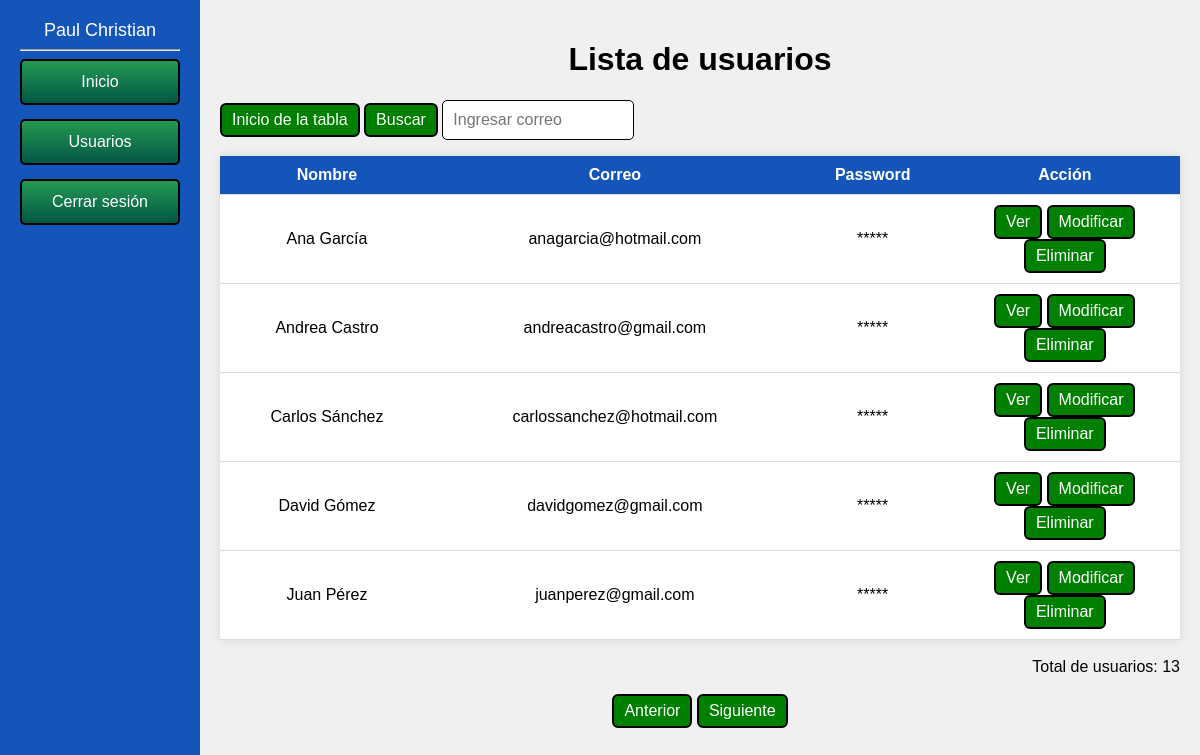
Screenshot of /proyecto2/LoginCrud1/usuarios_tabla.php (signed in) with the database file from the repository.
### tables this page shows
CREATE TABLE `usuarios` (
  `nom` varchar(50) NOT NULL,
  `correo` varchar(50) NOT NULL,
  `pass` varchar(50) NOT NULL
);

### proyecto2/LoginCrud1/usuarios_tabla.php (the view, shortened to what this page needs)
<?php
include('conexion.php');
include("barra_lateral.php");
?>
<html>
<body>
<div class="ContenedorPrincipal">
<?php
    $filasmax = 5;
    if (isset($_GET['pag']))
	{
        $pagina = $_GET['pag'];
    } else
	{
        $pagina = 1;
    }
 if(isset($_POST['btnbuscar']))
{
$buscar = $_POST['txtbuscar'];
 $sqlusu = mysqli_query($conn, "SELECT * FROM usuarios where correo = '".$buscar."'");
}
else
{
 $sqlusu = mysqli_query($conn, "SELECT * FROM usuarios ORDER BY nom ASC LIMIT " . (($pagina - 1) * $filasmax)  . "," . $filasmax);
}
    $resultadoMaximo = mysqli_query($conn, "SELECT count(*) as num_usuarios FROM usuarios");
    $maxusutabla = mysqli_fetch_assoc($resultadoMaximo)['num_usuarios'];
    ?>
	<div class="ContenedorTabla" >
	<form method="POST">
	<h1>Lista de usuarios</h1>
	<div style="text-align:left">
	<a href="usuarios_tabla.php" class="BotonesUsuarios">Inicio de la tabla</a>
	<input class="BotonesUsuarios" type="submit" value="Buscar" name="btnbuscar">
	<input class="CajaTexto" type="text" name="txtbuscar"  placeholder="Ingresar correo" autocomplete="off" style='width:20%'>
	</div>
			</form>
    <table>
			<tr>
			<th>Nombre</th>
			<th>Correo</th>
            <th>Password</th>
			<th>Acción</th>
			</tr>
        <?php
        while ($mostrar = mysqli_fetch_assoc($sqlusu))
		{
            echo "<tr>";
            echo "<td>".$mostrar['nom']."</td>";
			echo "<td>".$mostrar['correo']."</td>";
			 echo "<td>*****</td>";
            echo "<td style='width:24%'>
			<a class='BotonesUsuarios' href=\"usuarios_ver.php?correo=$mostrar[correo]&pag=$pagina\">Ver</a>
			<a class='BotonesUsuarios' href=\"usuarios_modificar.php?correo=$mostrar[correo]&pag=$pagina\">Modificar</a>
			<a class='BotonesUsuarios' href=\"usuarios_eliminar.php?correo=$mostrar[correo]&pag=$pagina\" onClick=\"return confirm('¿Estás seguro de eliminar a $mostrar[nom]?')\">Eliminar</a>
			</td>";
        }
        ?>
    </table>
	<div style='text-align:right'>
	<br>
	<?php echo "Total de usuarios: ".$maxusutabla;?>
	</div>
	</div>
<div style='text-align:right'>
<br>
</div>
<div style="text-align:center">
<?php
if (isset($_GET['pag'])) {
if ($_GET['pag'] > 1) {
 ?>
<a class="BotonesUsuarios" href="usuarios_tabla.php?pag=<?php echo $_GET['pag'] - 1; ?>">Anterior</a>
<?php
}
else
{
?>
<a class="BotonesUsuarios" href="#" style="pointer-events: none">Anterior</a>
<?php
}
?>
 <?php
}
else
{
?>
<a class="BotonesUsuarios" href="#" style="pointer-events: none">Anterior</a>
<?php
}
if (isset($_GET['pag'])) {
if ((($pagina) * $filasmax) < $maxusutabla) {
?>
<a class="BotonesUsuarios" href="usuarios_tabla.php?pag=<?php echo $_GET['pag'] + 1; ?>">Siguiente</a>
<?php
} else {
?>
<a class="BotonesUsuarios" href="#" style="pointer-events: none">Siguiente</a>
<?php
}
?>
<?php
} else {
?>
<a class="BotonesUsuarios" href="usuarios_tabla.php?pag=2">Siguiente</a>
<?php
}
?>
</div>
</div>
</body>
</html>

### proyecto2/LoginCrud1/barra_lateral.php (shortened to what this page needs)
<?php
include('conexion.php');
if(isset($_SESSION['usuarioingresando']))
{
$usuarioingresado = $_SESSION['usuarioingresando'];
$buscandousu = mysqli_query($conn,"SELECT * FROM usuarios WHERE correo = '".$usuarioingresado."'");
$mostrar=mysqli_fetch_array($buscandousu);
}else
{
	header('location: index.php');
}
?>
<html>
<head>
<link rel="stylesheet" href="style.css">
</head>
<body>
<div class="BarraLateral">
<ul>
<div class="NomUsuario"><?php echo $mostrar['nom']?></div>
<hr>
<li><a href="principal.php" >Inicio</a></li>
<li><a href="usuarios_tabla.php" >Usuarios</a></li>
<li><a href="cerrar_sesion.php" >Cerrar sesión</a></li>
</ul>
</div>
</body>
</html>

### proyecto2/LoginCrud1/style.css (style rules this page uses)
body { background: #f0f0f0; font-family: Arial, sans-serif; margin:0; padding:0; display: flex; flex-direction: column; }
.CajaTexto { width: 80%; padding: 10px; font-size:1em; border-radius:5px; border:1px solid black; color:black; }
.NomUsuario { font-size:18px; color:white; word-break:break-all; }
.BarraLateral { position: fixed; top: 0; left: 0; width: 200px; height: 100%; background-color: #1455B9; padding: 20px; box-sizing: border-box; text-align:center; }
.BarraLateral ul { list-style: none; padding: 0; margin: 0; }
.BarraLateral li { text-align:center; margin-bottom: 14px; padding: 12px 10px; border-radius:5px; border:2px solid black; background: linear-gradient(180deg,#259953,#015644); }
.BarraLateral a { color: white; text-decoration: none; }
.ContenedorPrincipal { margin-left: 200px; padding: 20px; box-sizing: border-box; text-align:center; }
table { border-collapse: collapse; width: 100%; margin: 0 auto; background-color: white; box-shadow: 0 0 10px rgba(0, 0, 0, 0.1); }
th { background-color: #1455B9; color: white; }
th, td { padding: 10px; text-align: center; border-bottom: 1px solid #dddddd; }
.ContenedorTabla { margin-left: auto; margin-right: auto; max-width:1260px; width: 100%; }
.BotonesUsuarios { text-align:center; display: inline-block; background:green; padding: 6px 10px; border-radius:6px; text-decoration: none; color:white; border:2px solid black; cursor:pointer; font-size: 16px; }

### rows the page displays
usuarios: nom "Paul Christian"
usuarios: nom "Ana García", correo "anagarcia@hotmail.com"
usuarios: nom "Andrea Castro", correo "andreacastro@gmail.com"
usuarios: nom "Carlos Sánchez", correo "carlossanchez@hotmail.com"
usuarios: nom "David Gómez", correo "davidgomez@gmail.com"
usuarios: nom "Juan Pérez", correo "juanperez@gmail.com"

### other values shown
$maxusutabla "13"
